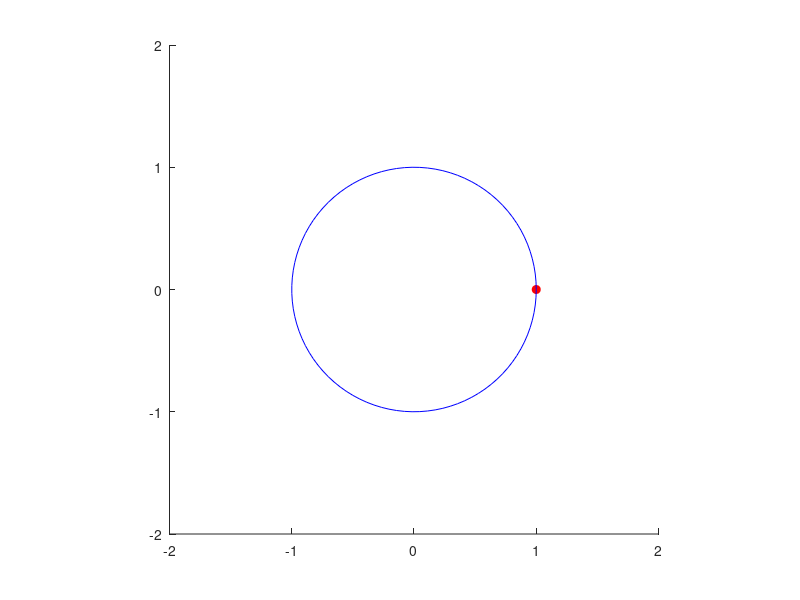

The MATLAB source for this figure:
clear all;clc;
set(gca,'NextPlot','replacechildren');
t=linspace(0,2*pi);
x=cos(t);
y=sin(t);
axis([-2 2 -2 2]);
axis('square');
for i=1:length(t)
    cla;
    hold on
    plot(x(i),y(i),'ro','MarkerFaceColor','r');
    plot(x(1:i),y(1:i),'b');
    pause(0.05);
end
